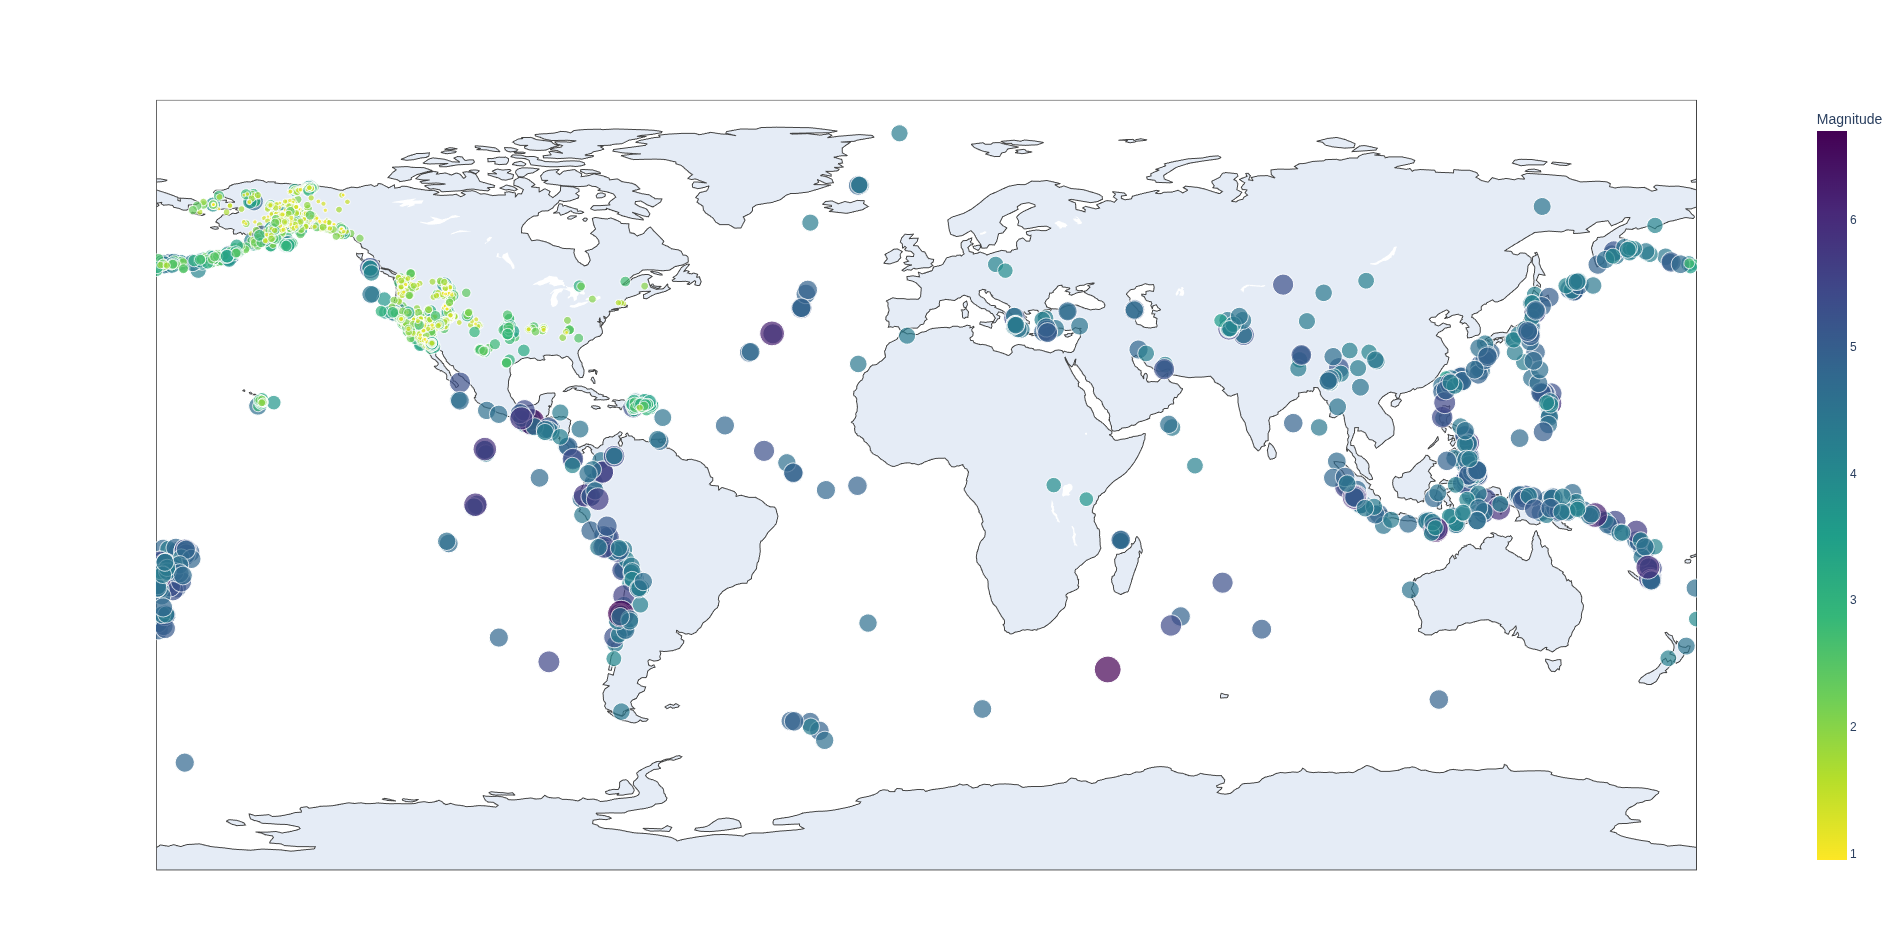

Reproduce this figure in Python.
import json
from plotly.graph_objs import Scattergeo
from plotly import offline

with open('dump/eq_data_30_day_m1.json', 'r') as eq:
    contents=json.load(eq)

mags=[]
lon=[]
lat=[]
title=[]
features=contents["features"]
for feature in features:
    mags.append(feature["properties"]["mag"])
    lon.append(feature["geometry"]["coordinates"][0])
    lat.append(feature["geometry"]["coordinates"][1])
    title.append(feature["properties"]["title"])

data=[Scattergeo(lon=lon, lat=lat, text=title, marker={"size":list(4*mag for mag in mags), "color":mags, "colorscale":"viridis", "reversescale":True, "colorbar":{"title":"Magnitude"}})]
fig={"data":data}
offline.plot(fig, filename="earthquake.html", auto_open=False)
